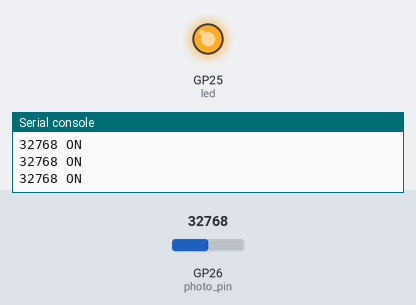
A program run on a simulated Raspberry Pi Pico running MicroPython. Parts: output pins drawn as LEDs (lit = HIGH), the last lines printed to the serial console. The test bench sets the inputs (shaded band); at power-on: GP26 (photo_pin) = 32768 (analog values on the 0–65535 scale).

Above: at 1.2 s.
1.3 s: GP26 (photo_pin) set to 30560
2.8 s: GP26 (photo_pin) set to 29488
At 3.3 s:
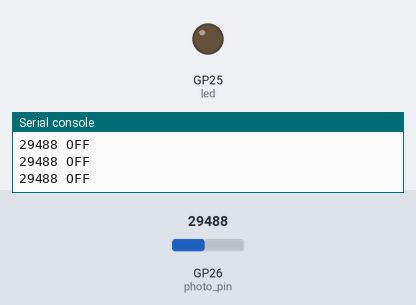
4.3 s: GP26 (photo_pin) set to 30655
At 5.6 s:
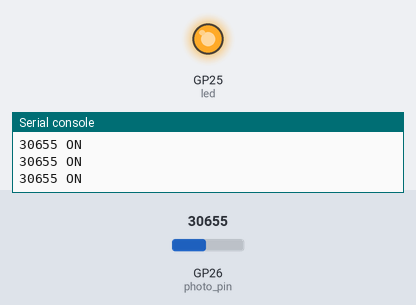
5.9 s: GP26 (photo_pin) set to 29345
At 7.0 s:
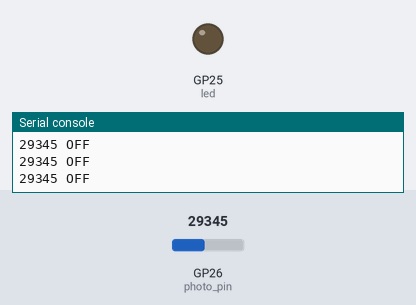
Timing chart, 0 to 8.5 s (numbered marks = the images above; inputs shaded):
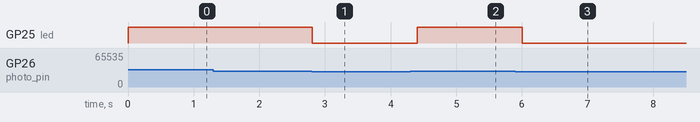

The program:

main.py
```python
#
# Programador:
#
from machine import Pin
import time
photo_pin =machine.ADC(26) #GP26 Pin31
led = Pin(25, Pin.OUT)
while True:
    raw = photo_pin.read_u16() #La lectura tal cual lee el RB
    if (raw>30000): #si la lectura es mayor a 30000 imprimira ON
        print(str(raw) + " ON")
        led.on()

    else: #Si la lectura es menor a 30000 imprimira OFF
        print(str(raw)+" OFF")
        led.off()
    time.sleep(.2)
```

Measured:
- the behaviour switches between 30016 and 30000 on GP26 (photo_pin) (found by bisection; images 0 and 1)
- after the input at 2.8 s, GP25 (led): HIGH → LOW at once
- after the input at 4.3 s, GP25 (led): LOW → HIGH after 0.11 s
- after the input at 5.9 s, GP25 (led): HIGH → LOW after 0.11 s
